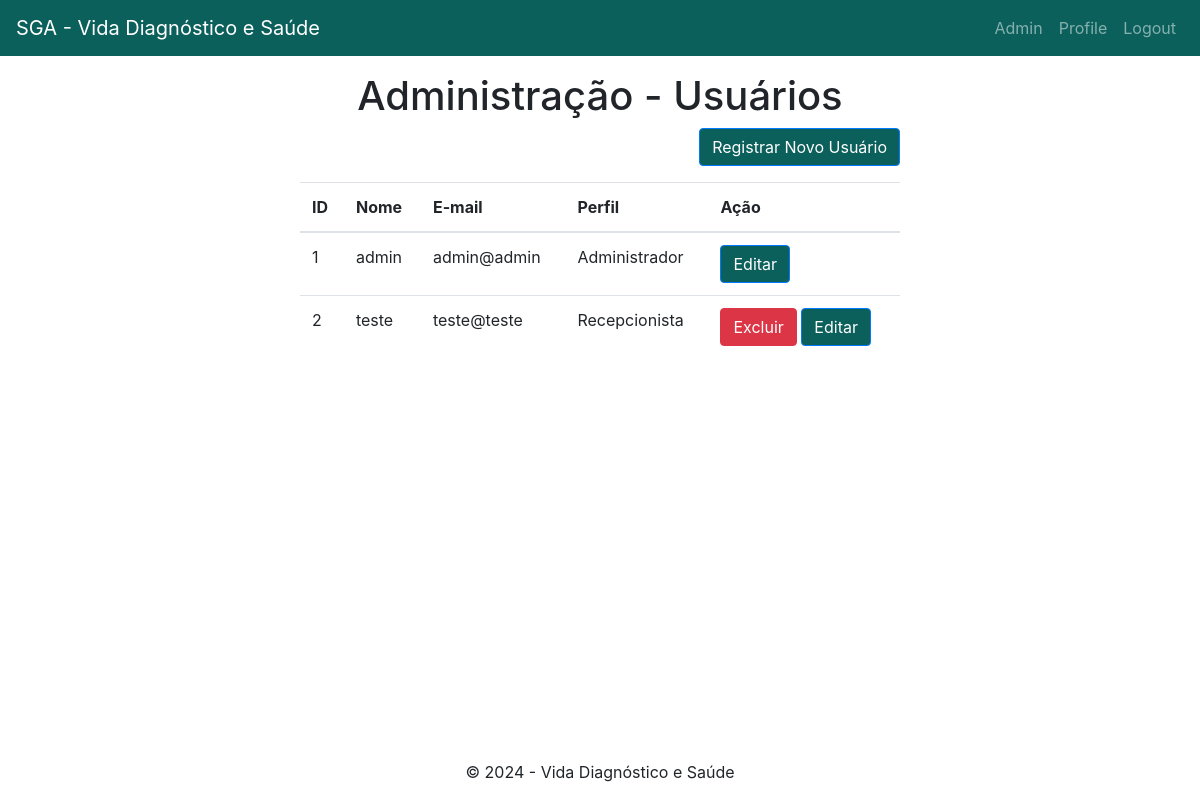
The app's page /usuarios (signed in) with its own data.
### models/usuario.py (models this page shows, shortened)
class Usuario(UserMixin, db.Model):
    id = db.Column(db.Integer, primary_key=True, autoincrement=True)
    id_perfil = db.Column(db.Integer, nullable=False)
    id_estacao = db.Column(db.Integer)
    nome = db.Column(db.String(255), nullable=False)
    email = db.Column(db.String(120), unique=True, nullable=False)
    senha = db.Column(db.String(128), nullable=False)
    def is_adm(self):
        if self.perfil_str() == "Administrador":
            return True
        return False
    def perfil_str(self):
        from models.perfil import obter_perfil_id
        perfil = obter_perfil_id(self.id_perfil)
        return perfil

### models/perfil.py (models this page shows, shortened)
class Perfil(db.Model):
    id = db.Column(db.Integer, primary_key=True, autoincrement=True)
    descricao = db.Column(db.String(255), nullable=False)

### routes/usuarios.py (the view)
@usuario_bp.route("/usuarios", methods=["GET", "POST"])
@login_required
def usuarios():
    usuario = current_user
    if not usuario.is_adm():
        flash("Apenas usuários com o perfil 'Administrador' podem acessar essa funcionalidade!", "warning")
        return redirect(url_for("usuarios.index"))
    usuarios = obter_todos_usuarios()
    return render_template("adm/usuarios.html", usuarios = usuarios)

### app.py (called while the page is built)
def create_app():
    app = Flask(__name__)
    app.config.from_pyfile("config.py")
    app.register_error_handler(401, erro_unautorized)
    app.register_error_handler(404, erro_page_not_found)
    app.register_error_handler(404, erro_internal_server)
    login_manager = LoginManager()
    login_manager.init_app(app)
    @login_manager.user_loader
    def load_user(usuario_id):
        return db.session.get(Usuario, usuario_id)
    db.init_app(app)
    register_blueprints(app)
    return app

### database.py (called while the page is built)
    def get_all(self):
        return self.Session.query(self.model_class).all()

### models/perfil.py (called while the page is built)
def obter_todos_perfis():
    crud_perfil = CRUD(Perfil)
    perfis = crud_perfil.get_all()
    return perfis

def obter_perfil_id(id_perfil):
    perfis = obter_todos_perfis()
    for perfil in perfis:
        if perfil.id == id_perfil:
            return perfil.descricao
    return None

### models/usuario.py (called while the page is built)
def obter_todos_usuarios():
    crud_usuarios = CRUD(Usuario)
    usuarios = crud_usuarios.get_all()
    return usuarios

### templates/adm/usuarios.html
{% extends "base.html" %}
{% block content %}
    <h1>{% block title %}Administração - Usuários{% endblock %}</h1>
    <div class="row">
        <div class="col-md-12">
            <div class="d-flex justify-content-end">
                <a href="{{ url_for('auth.registrar') }}" class="btn btn-primary mb-3">Registrar Novo Usuário</a>
            </div>
        </div>
    </div>
    <table class="table">
        <thead>
            <tr>
                <th>ID</th>
                <th>Nome</th>
                <th>E-mail</th>
                <th>Perfil</th>
                <th>Ação</th>
            </tr>
        </thead>
        <tbody>
            {% for usuario in usuarios %}
                <tr>
                    <td>{{ usuario.id }}</td>
                    <td>{{ usuario.nome }}</td>
                    <td>{{ usuario.email }}</td>
                    <td>{{ usuario.perfil_str() }}</td>
                    <td>
                        {% if current_user.nome != usuario.nome %}
                            <a href="{{ url_for('usuarios.excluir', usuario_id=usuario.id) }}" class="btn btn-danger">Excluir</a>
                        {% endif%}
                        <a href="{{ url_for('usuarios.editar', usuario_id=usuario.id) }}" class="btn btn-primary">Editar</a>
                    </td>
                </tr>
            {% endfor %}
        </tbody>
    </table>
{% endblock %}

### static/style.css (style rules this page uses)
h1 { text-align: center; }
.btn-primary, .btn-primary:hover, .btn-primary:active, .btn-primary:visited { background-color: #0B605C !important; }

### records on screen
Usuario: id "1", nome "admin", email "admin@admin", perfil_str "Administrador"
Usuario: id "2", nome "teste", email "teste@teste", perfil_str "Recepcionista"
